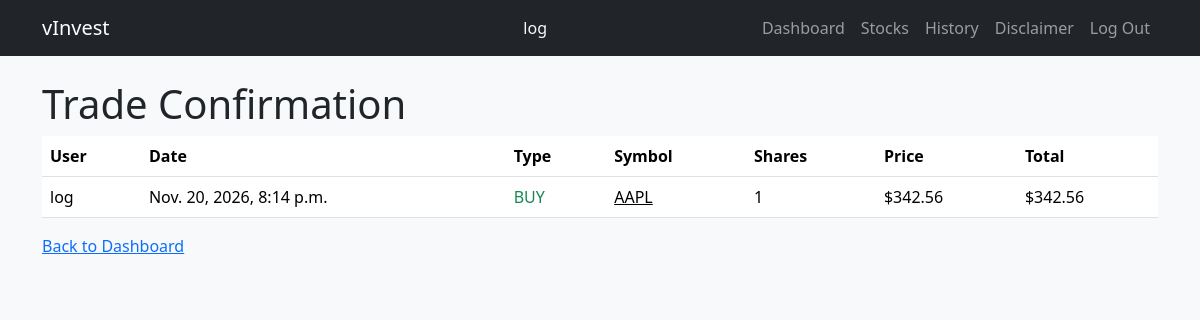
Page /confirmation/1/ (signed in) on the committed database.
### core/models.py (models this page shows, shortened)
class Trade(models.Model):
    class TradeType(models.TextChoices):
        BUY = "BUY", "Buy"
        SELL = "SELL", "Sell"
    user = models.ForeignKey(
        settings.AUTH_USER_MODEL,
        on_delete=models.CASCADE,
        related_name="trades",
    )
    date = models.DateTimeField(default=timezone.now, db_index=True)
    trade_type = models.CharField(max_length=4, choices=TradeType.choices)
    stock = models.ForeignKey(
        Stock,
        on_delete=models.CASCADE,
        related_name="trades",
    )
    shares = models.PositiveIntegerField()
    price = models.DecimalField(max_digits=12, decimal_places=2)
    class Meta:
        ordering = ["date"]

class Stock(models.Model):
    symbol = models.CharField(max_length=5, unique=True)
    desc = models.TextField()

### core/views.py (the view)
# urls.py: path("confirmation/<int:pk>/", core_views.confirmation, name="confirmation"),
@login_required
def confirmation(request, pk):
    trade = get_object_or_404(models.Trade, pk=pk, user=request.user)
    trade.total = trade.shares * trade.price
    return render(request, "core/confirmation.html", { "trade": trade })

### core/templates/core/confirmation.html (shortened to what this page needs)
{% extends 'core/base.html' %}
{% block body %}
<h1>Trade Confirmation</h1>
<div class="table-responsive">
  <table class="table align-middle">
    <thead>
      <tr>
        <th>User</th>
        <th>Date</th>
        <th>Type</th>
        <th>Symbol</th>
        <th>Shares</th>
        <th>Price</th>
        <th>Total</th>
      </tr>
    </thead>
    <tbody>
      <tr>
        <td>{{ trade.user.username }}</td>
        <td>{{ trade.date }}</td>
        {% if trade.trade_type == "BUY" %}
          <td class="text-success">{{ trade.trade_type }}</td>
        {% else %}
          <td class="text-danger">{{ trade.trade_type }}</td>
        {% endif %}
        <td>
          <a class="link-body-emphasis"
            href="{% url 'stock-details' trade.stock.symbol %}"
          >
            {{ trade.stock.symbol }}
          </a>
        </td>
        <td>{{ trade.shares }}</td>
        <td>${{ trade.price|floatformat:"2g" }}</td>
        <td>${{ trade.total|floatformat:"2g" }}</td>
      </tr>
    </tbody>
  </table>
</div>
<a href="{% url 'dashboard' %}">Back to Dashboard</a>
{% endblock %}

### core/templates/core/base.html (shortened to what this page needs)
{% load static %}
<!DOCTYPE html>
<html lang="en">
<head>
  <link href="https://cdn.jsdelivr.net/npm/bootstrap@5.3.8/dist/css/bootstrap.min.css" rel="stylesheet">
  <link rel="stylesheet" href="{% static 'css/styles.css' %}">
</head>
<body class="bg-light">
  <nav class="navbar navbar-expand-md navbar-dark bg-dark">
    <div class="container">
      <a class="navbar-brand me-auto" href="{% url 'dashboard' %}">vInvest</a>
      <span class="navbar-text mx-md-auto text-light">
        {{user.username}}
      </span>
      <ul class="navbar-nav">
        <li class="nav-item">
          <a class="nav-link" href="{% url 'dashboard' %}">Dashboard</a>
        </li>
        <li class="nav-item">
          <a class="nav-link" href="{% url 'stocks' %}">Stocks</a>
        </li>
        <li class="nav-item">
          <a class="nav-link" href="{% url 'history' %}">History</a>
        </li>
        <li class="nav-item">
          <a class="nav-link" href="{% url 'disclaimer' %}">Disclaimer</a>
        </li>
        <li class="nav-item">
          <form action="{% url 'logout' %}" method="post">
              <button class="nav-link" type="submit"">
                  Log Out
              </button>
          </form>
        </li>
      </ul>
    </div>
  </nav>
  <div class="container mt-4">
    {% block body %}
    {% endblock %}
  </div>
</body>
</html>

### rows in the picture
Trade: user.username "log", date "Nov. 20, 2026, 8:14 p.m.", trade_type "BUY", stock.symbol "AAPL", shares "1", price "342.56", total "342.56"

### other values in the picture
{{ user.username }} "log"
